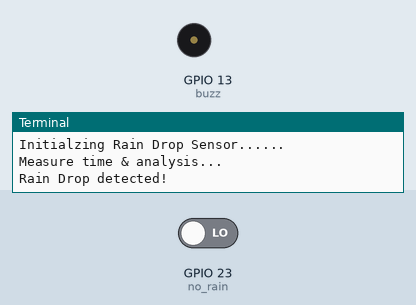
This program was run on a simulated Raspberry Pi (BCM pin numbers). Parts: buzzer (waves = sounding, pin HIGH), the last lines printed to the terminal. The test bench sets the inputs (shaded band); at power-on: GPIO 23 (no_rain) LOW.

Above: at 2.2 s.
2.3 s: GPIO 23 (no_rain) driven HIGH
At 2.9 s:
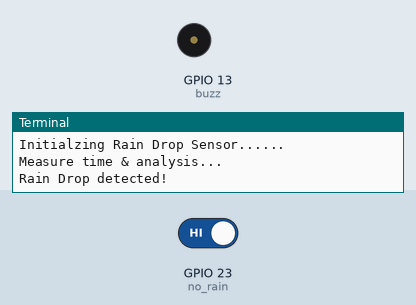
5.0 s: GPIO 23 (no_rain) driven LOW
At 5.25 s:
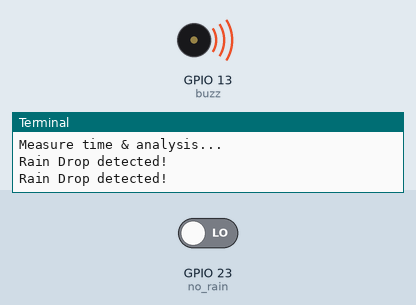
Timing chart, 0 to 14.5 s (numbered marks = the images above; inputs shaded):
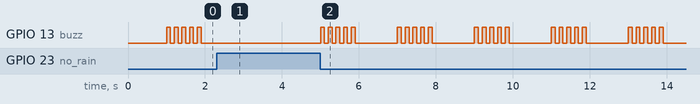

The program:

Program-3.py
```python
#https://github.com/thyagarajank/Raspberry-Pi-IoT-Sensors-Program
# raindrop sensor DO connected to GPIO18
# HIGH = no rain, LOW = rain detected
from time import sleep
from gpiozero import Buzzer, InputDevice

buzz    = Buzzer(13)
no_rain = InputDevice(23)

def buzz_now(iterations):
    for x in range(iterations):
        buzz.on()
        sleep(0.1)
        buzz.off()
        sleep(0.1)

print "Initialzing Rain Drop Sensor......"
sleep(1)
print "Measure time & analysis..."

while True:
    if not no_rain.is_active:
        print("Rain Drop detected!")
        buzz_now(5)
        # insert your other code or functions here
        # e.g. tweet, SMS, email, take a photo etc.
    sleep(1)
```

Measured:
- after the input at 2.3 s, GPIO 13 (buzz): stops changing and stays LOW
- after the input at 5.0 s, GPIO 13 (buzz): LOW → HIGH at once, then repeats every 2.0 s: 4 × (LOW 0.10 s, HIGH 0.10 s), LOW 1.1 s, HIGH 0.10 s
- by itself, GPIO 13 (buzz): alternates HIGH for 0.10 s and LOW for 0.10 s, 10 changes in all, then stays LOW
